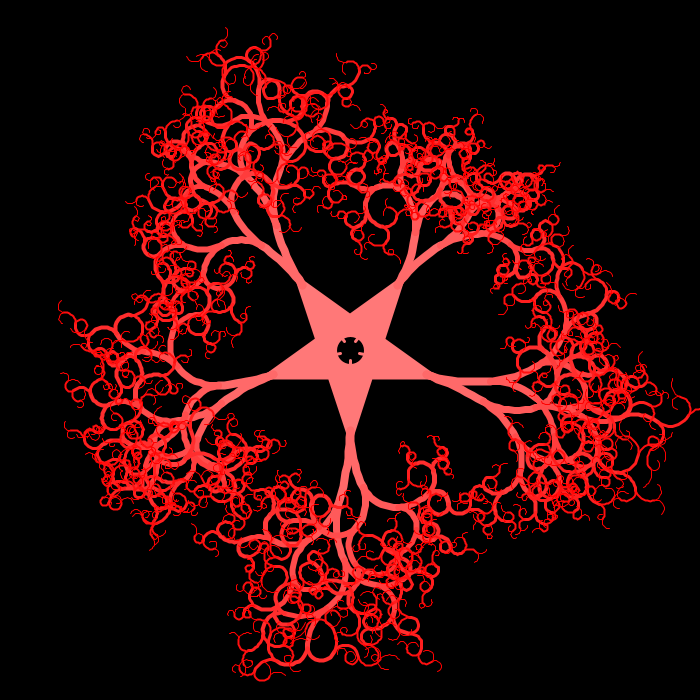
Frame 1 (no input)
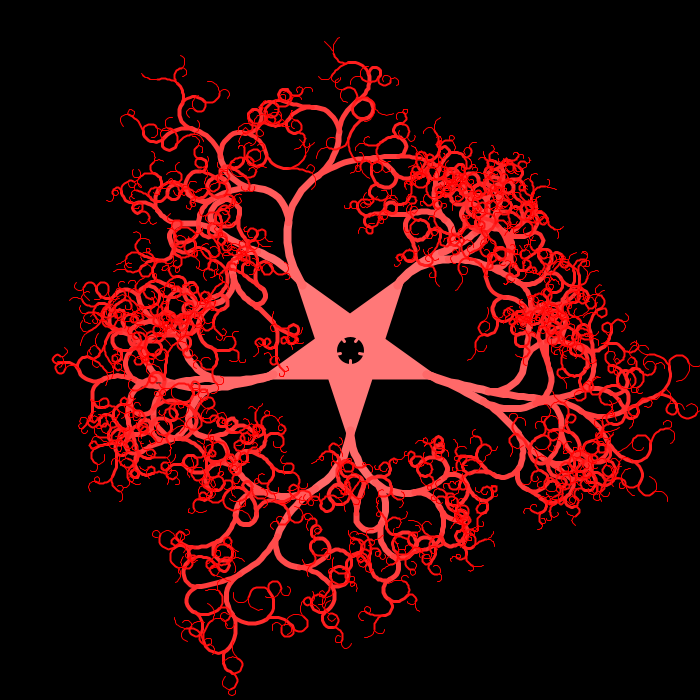
Frame 60 (the mouse pressed at the canvas centre just before this capture)
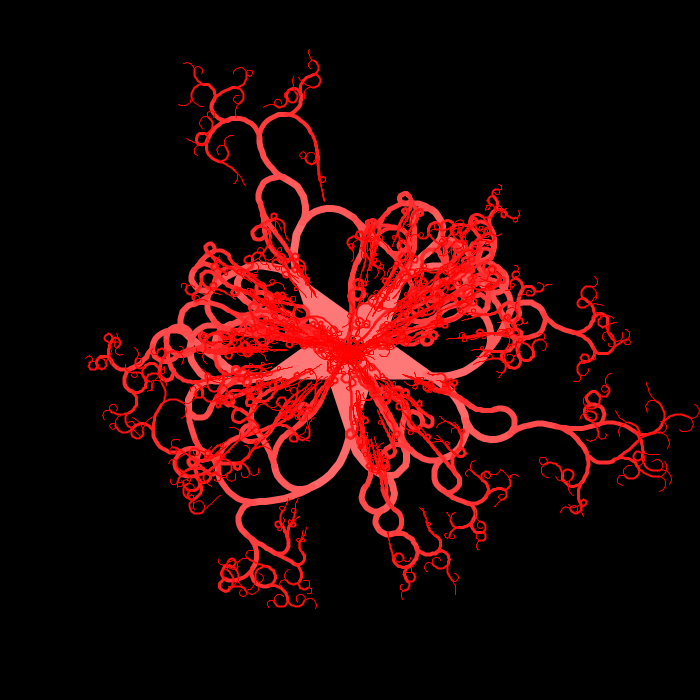
Frame 120 (the mouse held since frame 60 and released just before this capture)

The Processing sketch that drew these frames (run headless with seeded random() and noise(); from frame 60 on, the mouse is pressed at the canvas centre):

// Processing sketch: baskstar2
// ── baskstar2.pde
// basket_star_3

float X[] = new float[5000] ; float Y[] = new float[5000] ; 
float A[] = new float[5000] ; float L[] = new float[5000] ;
float SX = 0 ; float SY = 0 ; float SA = 0 ;
float FA[] = new float[5000] ; float F[] = new float[5000] ;
int B[] = new int[5000] ; int D[] = new int[5000] ;
int I = 0 ; int II = 0 ; 
int N = 0 ; int Nmax = 0 ;
float RX = 0 ; float RY = 0 ; float LX = 0 ; float LY = 0 ;
float RR = 0 ; float RL = 0 ; float RA = 0 ; float LA = 0 ;
float RM = 0 ;



void setup(){
  
  size(700,700) ;
  background(0,0,0) ;
  noFill() ;
  
  for ( I = 0 ; I <= 4 ; I++ ){
    A[I] = (2*PI/5)*I ;
    FA[I] = A[I] ; F[I] = FA[I] ;
    L[I] = 8 ;
    X[I] = 350 + (10*L[I]*sin(A[I])) ;
    Y[I] = 350 + (10*L[I]*cos(A[I])) ;
    D[I] = 1 ;
  }
  
  Nmax = 4 ;
  I = 0 ;
  while( Nmax < 4998 ){
   A[Nmax+1] =  A[I] - ((PI/(random(5.0,15.0)))*(D[I])) ;
   A[Nmax+2] =  A[I] + ((PI/(random(5.0,15.0)))*(D[I])) ;
   FA[Nmax+1] = A[Nmax+1]-A[I] ; F[I] = FA[I] ;
   FA[Nmax+2] = A[Nmax+2]-A[I] ; F[I] = FA[I] ;
   L[Nmax+1] = L[I] * (random(0.7,0.9)) ;
   L[Nmax+2] = L[I] * (random(0.7,0.9)) ;
   B[Nmax+1] = I ;
   B[Nmax+2] = I ;
   D[Nmax+1] = D[I] + 1 ;
   D[Nmax+2] = D[I] + 1 ;
   Nmax = Nmax + 2 ;
   I = I + 1 ;  
  }
  
} // setup()



void draw(){
  
  background(0,0,0) ;
  TENTACLES() ;
  
} // draw()



void TENTACLES(){
  
  strokeWeight(10) ;
  stroke(255,120,120) ;
  fill(255,120,120) ;
  beginShape() ;
  vertex(X[0],Y[0]) ;
  vertex(X[2],Y[2]) ;
  vertex(X[4],Y[4]) ;
  vertex(X[1],Y[1]) ;
  vertex(X[3],Y[3]) ;  
  endShape(CLOSE) ;
  fill(0,0,0) ;
  strokeWeight(3) ;
  ellipse(350,350,30,30) ;
  
  for ( I = 0 ; I <= 4 ; I++ ){
   
   line(350+(15*sin(A[I])),350+(15*cos(A[I])),350+(10*sin(A[I])),350+(10*cos(A[I]))) ;
    
  }
  
  
  noFill() ;
  
  for ( I = 5 ; D[I] <= 9 ; I++ ){
   
    SX = X[B[I]] ; SY =Y[B[I]] ; SA = A[B[I]] ;
    RX = SX ; RY = SY ; RA = SA ;
    LX = SX ; LY = SY ; LA = SA ;
    stroke(255,135-(D[I]*15),135-(D[I]*15)) ;
    strokeWeight(10-D[I]) ; 
    beginShape() ;
    
    for ( II = 0 ; II < 10 ; II++ ){
     
     vertex(SX,SY) ;
     SA = SA + ((A[I]-A[B[I]])/10) ;
     SX = SX + (L[I]*sin(SA)) ;
     SY = SY + (L[I]*cos(SA)) ;
     RA = RA + (((A[I]+0.1)-A[B[I]])/10) ;
     RX = RX + (L[I]*sin(RA)) ;
     RY = RY + (L[I]*cos(RA)) ;
     LA = LA + (((A[I]-0.1)-A[B[I]])/10) ;
     LX = LX + (L[I]*sin(LA)) ;
     LY = LY + (L[I]*cos(LA)) ;
           
    }
    
    vertex(SX,SY) ;
    endShape() ;
    X[I] = SX ; Y[I] = SY ;
    RM = sqrt( ( (mouseX-SX)*(mouseX-SX) ) + ( (mouseY-SY)*(mouseY-SY) ) ) ;
    if ( RM < 200 ){
     RR = sqrt( ( (mouseX-RX)*(mouseX-RX) ) + ( (mouseY-RY)*(mouseY-RY) ) ) ;
     RL = sqrt( ( (mouseX-LX)*(mouseX-LX) ) + ( (mouseY-LY)*(mouseY-LY) ) ) ;
     if ( RR < RL ){ A[I] = A[I] + (D[I]*0.01) ; }
     if ( RR > RL ){ A[I] = A[I] - (D[I]*0.01) ; }
     if ( (A[I]-A[B[I]]) > (FA[I]+D[I]*PI/8) ){ A[I] = A[I] - (D[I]*0.02) ; }
     if ( (A[I]-A[B[I]]) < (FA[I]-D[I]*PI/8) ){ A[I] = A[I] + (D[I]*0.02) ; }
    }else{
     if ( (A[I]-A[B[I]]) > (F[I]) ){ A[I] = A[I] - (D[I]*0.01) ; }
     if ( (A[I]-A[B[I]]) < (F[I]) ){ A[I] = A[I] + (D[I]*0.01) ; }
     if ( random(0.0,100.0) > 90 ){ F[I] = FA[I] + random(-PI/2,PI/2) ; }
    }    
    
  } 
  
} // TENTACLES()
